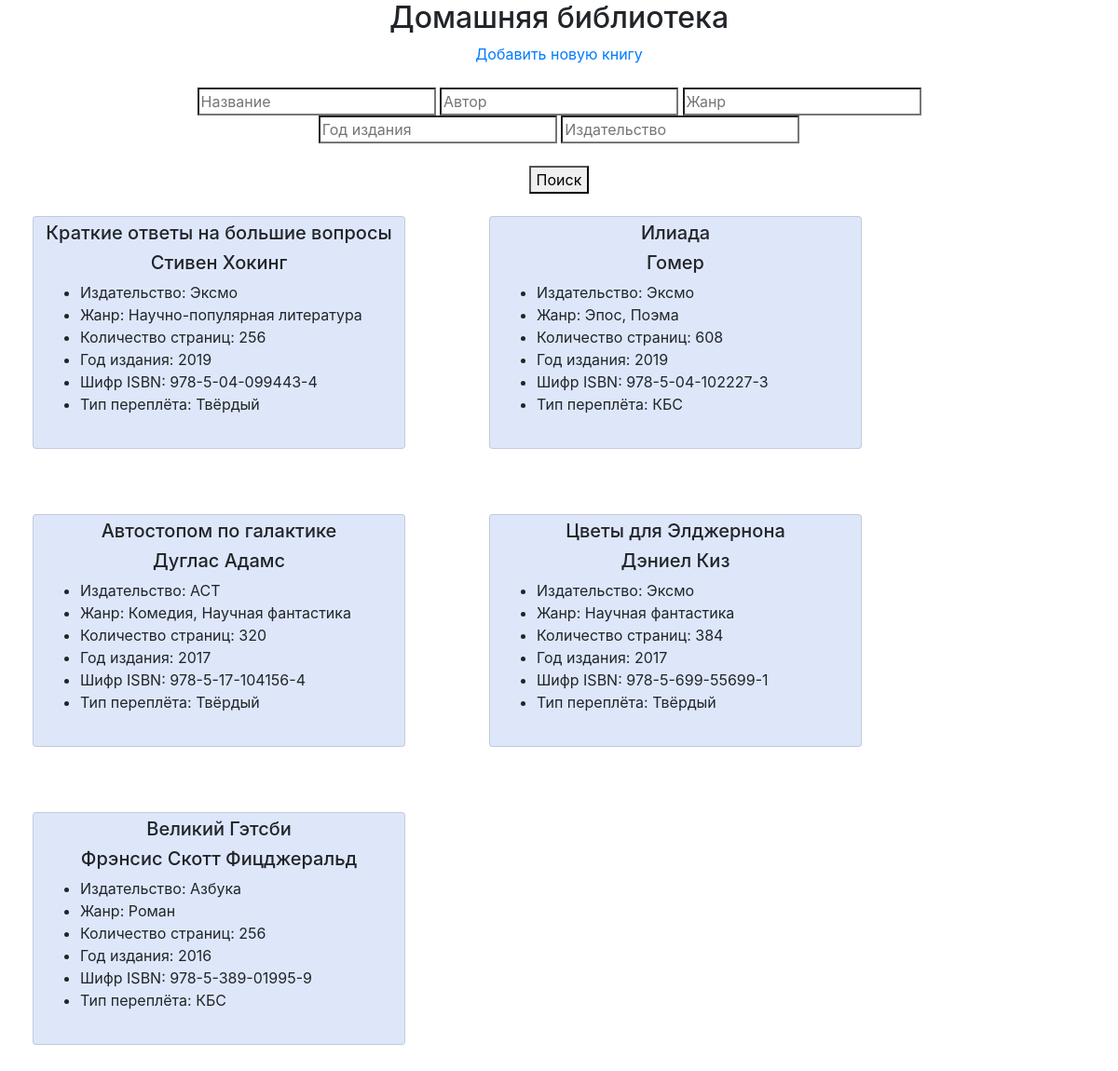
The page /books/ on the database its author committed.
### books/models.py (models this page shows, shortened)
class Book(models.Model):
    title = models.CharField(max_length=200, blank=False)
    author = models.ManyToManyField(Author, blank=False)
    publisher = models.ManyToManyField(Publisher, blank=False)
    genre = models.ManyToManyField(Genre, blank=False)
    pages = models.IntegerField(blank=True)
    year = models.CharField(max_length=4, blank=True)
    isbn = models.CharField(max_length=30, blank=True)
    binging = models.CharField(max_length=200, blank=True)

class Author(models.Model):
    author_name = models.CharField(max_length=200, blank=False)
    def __str__(self):
        return self.author_name

class Publisher(models.Model):
    publisher_name = models.CharField(max_length=200, blank=False)
    def __str__(self):
        return self.publisher_name

class Genre(models.Model):
    genre_title = models.CharField(max_length=200, blank=False)
    def __str__(self):
        return self.genre_title

### books/views.py (the view)
def book_list(request):
    if 'title' in request.GET:
        title = request.GET['title']
    if 'author' in request.GET:
        author = request.GET['author']
    if 'genre' in request.GET:
        genre = request.GET['genre']
    if 'year' in request.GET:
        year = request.GET['year']
    if 'publisher' in request.GET:
        publisher = request.GET['publisher']
        books = Book.objects.filter(
            title__icontains=title,
            author__author_name__icontains=author,
            genre__genre_title__icontains=genre,
            year__icontains=year,
            publisher__publisher_name__icontains=publisher
            ).distinct()
        if books.count() == 0:
            return render(request, 'books/noresults.html')
        else:
            return render(request, 'books/list.html', {'books': books})
    else:
        books = Book.objects.all()
        return render(request, 'books/list.html', {'books': books})

### books/templates/books/list.html (shortened to what this page needs)
{% extends "base.html" %}
{% block content %}
    <div align='center'>
        <h2>Домашняя библиотека</h2>
        <a href='{% url "book_new" %}' class='title-name'>Добавить новую книгу</a>
        <br>
        <form align="center">
            <br>
            <input type="search" placeholder="Название" name="title">
            <input type="search" placeholder="Автор" name="author">
            <input type="search" placeholder="Жанр" name="genre">
            <br>
            <input type="search" placeholder="Год издания" name="year">
            <input type="search" placeholder="Издательство" name="publisher">
            <br><br>
            <button type="submit">Поиск</button>
        </form>
        <br>
    </div>
    <div class="column">
        {% for book in books %}
        <div class="card">
            <div><h5 align="center">{{ book.title }}</h5></div>
            <div><h5 align="center">{{ book.author.all|join:", " }}</h5></div>
            <ul>
                <li>Издательство: {{ book.publisher.all|join:", " }}</li>
                <li>Жанр: {{ book.genre.all|join:", " }}</li>
                <li>Количество cтраниц: {{ book.pages }}</li>
                <li>Год издания: {{ book.year }}</li>
                <li>Шифр ISBN: {{ book.isbn }}</li>
                <li>Тип переплёта: {{ book.binging }}</li>
            </ul>
        </div>
        {% endfor %}
    </div>
{% endblock %}

### books/templates/base.html (shortened to what this page needs)
<!DOCTYPE html>
{% load static %}
<html>
<head>
    <link rel="stylesheet" href="https://stackpath.bootstrapcdn.com/bootstrap/4.4.1/css/bootstrap.min.css">
</head>
<body>
<div id="content">
    {% block content %}
    {% endblock %}
</div>
</body>
</html>

### books/templates/books/list.html (style rules this page uses)
.card { width: 400px; height: 250px; position: relative; background: rgb(222, 231, 250); padding: 5px 10px; float: left; margin-right: 90px; margin-bottom: 70px; }
.column { margin-left: 35px; text-align: justify; position: relative; }

### rows shown on the page
Book: title "Краткие ответы на большие вопросы", author.all "Стивен Хокинг", publisher.all "Эксмо", genre.all "Научно-популярная литература", pages "256", year "2019", isbn "978-5-04-099443-4", binging "Твёрдый"
Book: title "Илиада", author.all "Гомер", publisher.all "Эксмо", genre.all "Эпос, Поэма", pages "608", year "2019", isbn "978-5-04-102227-3", binging "КБС"
Book: title "Автостопом по галактике", author.all "Дуглас Адамс", publisher.all "АСТ", genre.all "Комедия, Научная фантастика", pages "320", year "2017", isbn "978-5-17-104156-4", binging "Твёрдый"
Book: title "Цветы для Элджернона", author.all "Дэниел Киз", publisher.all "Эксмо", genre.all "Научная фантастика", pages "384", year "2017", isbn "978-5-699-55699-1", binging "Твёрдый"
Book: title "Великий Гэтсби", author.all "Фрэнсис Скотт Фицджеральд", publisher.all "Азбука", genre.all "Роман", pages "256", year "2016", isbn "978-5-389-01995-9", binging "КБС"
